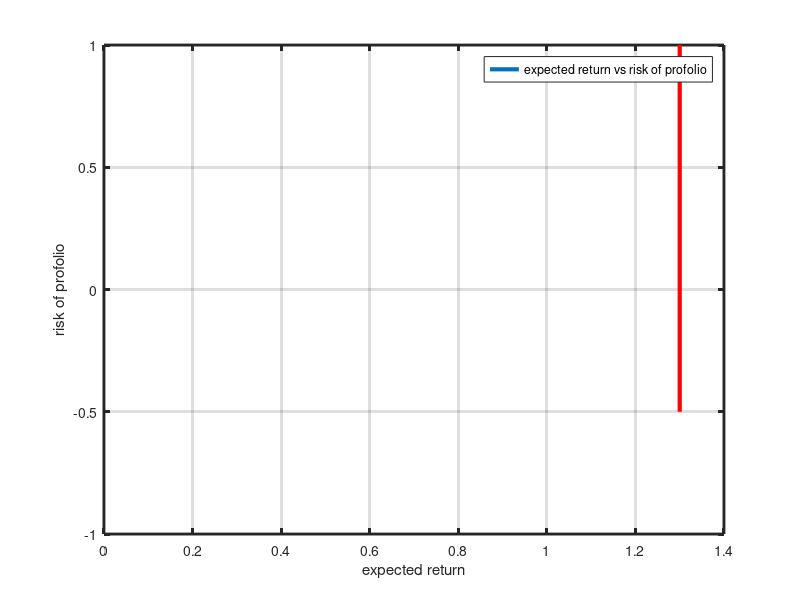
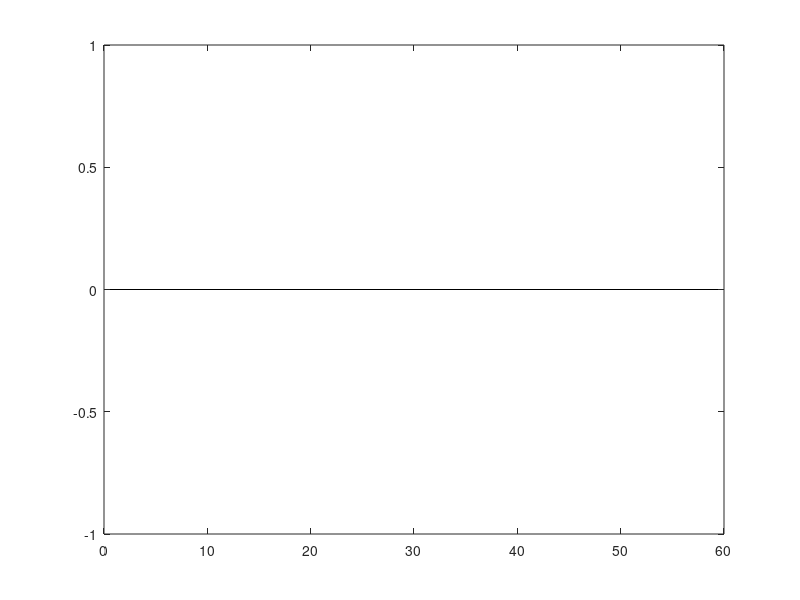

Write MATLAB code to recreate these figures, in order.
close all
clear all

p_mean = [1.1 1.35 1.25 1.05];
% sigma = [0.2 -0.2 -0.12 0.02;
%          -0.2 1.4 0.02 0;
%          -0.12 0.02 1 -0.4;
%          0.02 0 -0.4 0.02];

sigma = [0.2 -0.2 -0.12 0.02;
         -0.2 1.4 0.02 0;
         -0.12 0.02 1 -0.4;
         0.02 0 -0.4 0.02];

H = sigma;
f = [0;0;0;0]; 
A = [-1 0 0 0;      % -x1 <= 0
     0 -1 0 0;      % -x2 <= 0
     0 0 -1 0;      % -x3 <= 0
     0 0 0 -1;      % -x4 <= 0
     -1.*p_mean];   % trans(-p_mean)x <= -r_min
Aeq = [1 1 1 1];
beq = 1;
 
for i = 1:1:15
    b(:,i) = [0;0;0;0;-0.1*i]; % -r_min = 0.1*i
    [x(:,i), fval(:,i), exitflag(:,i), output, lambda] = ...
    quadprog(H, f, A, b(:,i), Aeq, beq);
end

% x, fval, exitflag
exp_return = p_mean * x;

figure(1)
p1 = plot(exp_return, fval);
hold on
p2 = plot([1.3 1.3], [-0.5 1], 'r');
set(gca,'linewidth',2)
set(p1, 'linewidth', 3)
set(p2, 'linewidth', 3)
xlabel('expected return')
ylabel('risk of profolio')
legend('expected return vs risk of profolio')
grid
hold off

figure(2)
bar([x(:,1); x(:,2); x(:,3); x(:,4); x(:,5); x(:,6); x(:,7); x(:,8); x(:,9);
    x(:,10); x(:,11); x(:,12); x(:,13)])